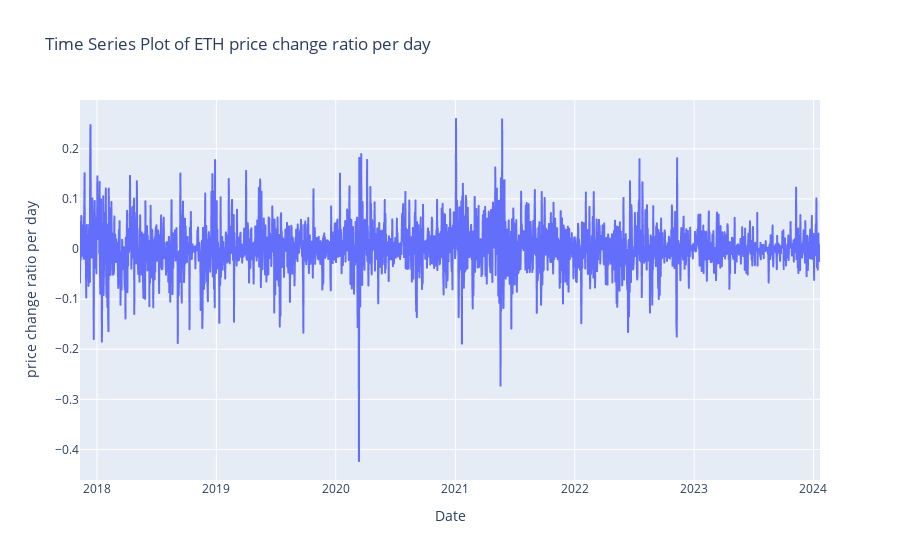

Source (notebook cell):
### Code cell
fig_ETH_ratio = px.line(df_ETH, x='Date', y='price_change_ratio_per_day', title='Time Series Plot of ETH price change ratio per day', labels={'price_change_ratio_per_day': 'price change ratio per day'})

fig_ETH_ratio

### Figure 1 — Plotly figure (JSON) as saved in the notebook; plotly's stock layout.template omitted (floating-point values rounded to 4 significant figures; data arrays with more than 128 entries replaced by an {"elided": "..."} marker saying what was removed)
{"data": [{"hovertemplate": "Date=%{x}<br>price change ratio per day=%{y}<extra></extra>", "legendgroup": "", "line": {"color": "#636efa", "dash": "solid"}, "marker": {"symbol": "circle"}, "mode": "lines", "name": "", "showlegend": false, "type": "scattergl", "x": {"elided": "2264 str values"}, "xaxis": "x", "y": {"elided": "2264 float values"}, "yaxis": "y"}], "layout": {"legend": {"tracegroupgap": 0}, "title": {"text": "Time Series Plot of ETH price change ratio per day"}, "xaxis": {"anchor": "y", "domain": [0, 1], "title": {"text": "Date"}}, "yaxis": {"anchor": "x", "domain": [0, 1], "title": {"text": "price change ratio per day"}}}}
